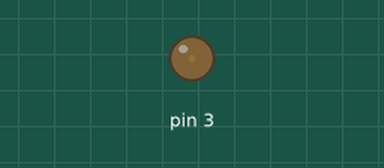
Simulated run of this sketch. Board: Arduino Uno, built with avr-gcc and run on an emulated ATmega328P. Shown: output pins drawn as LEDs (lit = HIGH).

Above: at 0.05 s.
At 3.15 s:
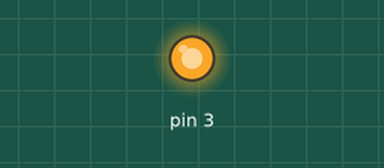
At 6.35 s:
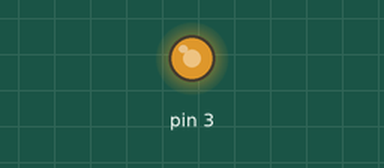
At 12.75 s:
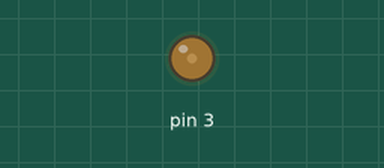
Timing chart, 0 to 20.0 s (numbered marks = the images above):
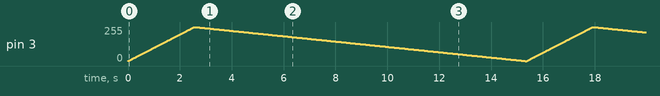

The sketch:

LED_Intensity.ino
```cpp
void setup() {
  pinMode(3, OUTPUT);
}

void loop() {
  for(int i=0; i<=255; i++)
  { analogWrite(3, i);
    delay(10);
  }

  for(int i=255; i>=0; i--)
  { analogWrite(3, i);
    delay(50);
  }
}
```
